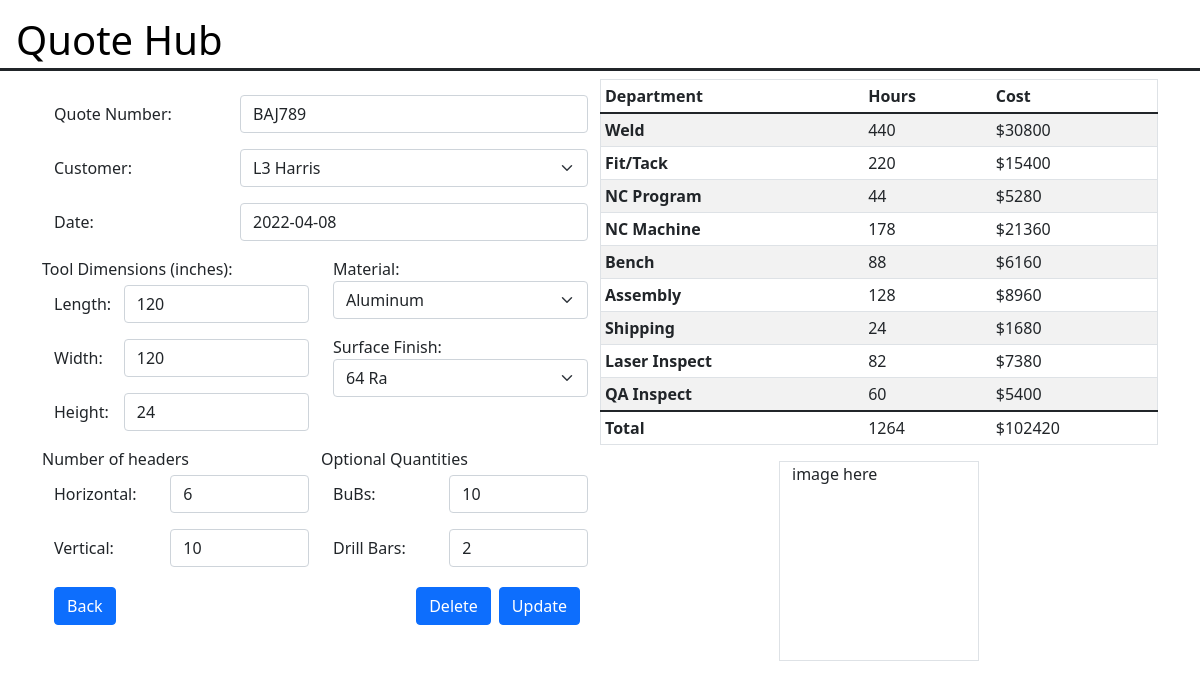
The page /quoteform/edit?id=2 on the database as committed earlier.
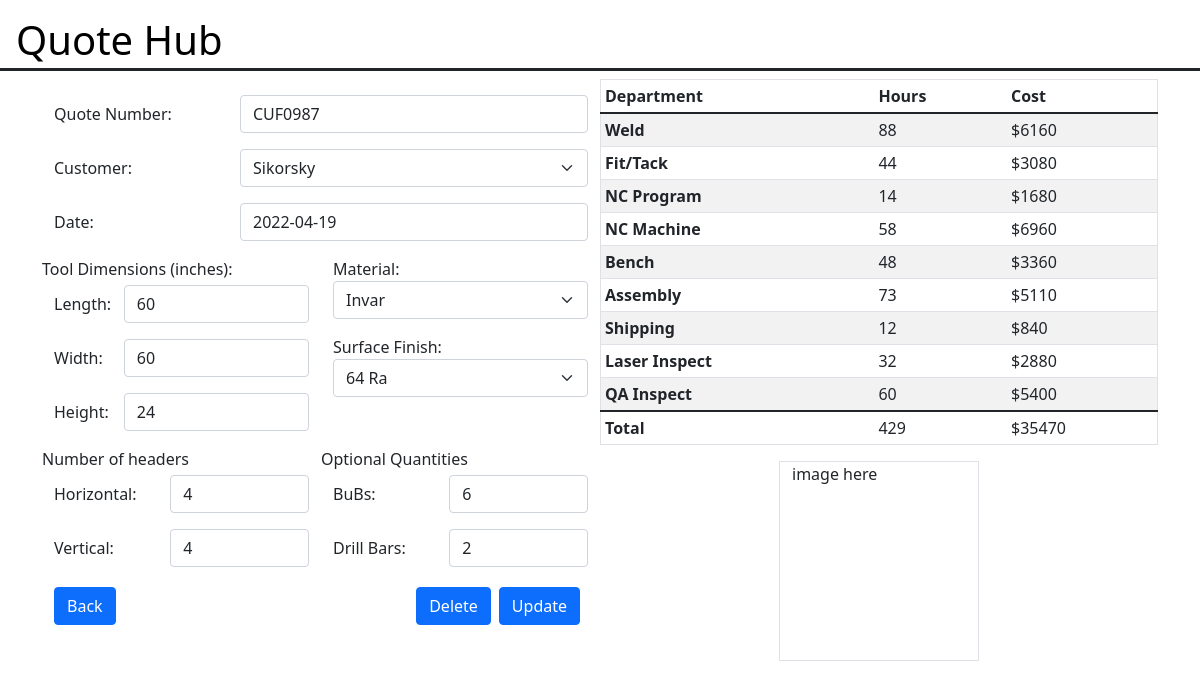
The same page on the database as committed later.
### quote_lm/models.py (models this page shows, shortened)
class QuoteLm(models.Model):
    NONE = ''
    BOEING_CANADA = 'Boeing Canada'
    BOEING_SEATTLE = 'Boeing Seattle'
    BOEING_STLOUIS = 'Boeing St.Louis'
    L3_HARRIS = 'L3 Harris'
    LOCKHEED = 'Lockheed Martin'
    NORTHROP = 'Northrop Grumman'
    SIKORSKY = 'Sikorsky'
    SPIRIT = 'Spirit'
    ALUMINUM = 'AL'
    STEEL = 'STL'
    INVAR = 'INV'
    THIRTYTWORA = '32RA'
    SIXTYFOURRA = '64RA'
    ONETWENTYFIVERA = '125RA'
    CUSTOMER = [
        (NONE, 'Name...'),
        (BOEING_CANADA, 'Boeing Canada'),
        (BOEING_SEATTLE, 'Boeing Seattle'),
        (BOEING_STLOUIS, 'Boeing St.Louis'),
        (L3_HARRIS, 'L3 Harris'),
        (LOCKHEED, 'Lockheed Martin'),
        (NORTHROP, 'Northrop Grumman'),
        (SIKORSKY, 'Sikorsky'),
        (SPIRIT, 'Spirit'),
    ]
    MATERIAL = [
        (NONE, 'Type...'),
        (ALUMINUM, 'Aluminum'),
        (STEEL, 'Steel'),
        (INVAR, 'Invar'),
    ]
    SURFACEFINISH = [
        (NONE, 'Type...'),
        (THIRTYTWORA, '32 Ra'),
        (SIXTYFOURRA, '64 Ra'),
        (ONETWENTYFIVERA, '125 Ra'),
    ]
    quote_id = models.CharField(
        max_length=30,
        default=NONE,
        unique=True
    )
    customer_id = models.CharField(
        max_length=30,
        choices=CUSTOMER,
        default=NONE
    )
    date = models.DateField(default=datetime.date.today())
    length = models.PositiveIntegerField(default=NONE)
    width = models.PositiveIntegerField(default=NONE)
    height = models.PositiveIntegerField(default=NONE)
    material = models.CharField(
        max_length=10,
        choices=MATERIAL,
        default=NONE
    )
    surface_finish = models.CharField(
        max_length=10,
        choices=SURFACEFINISH,
        default=NONE
    )
    h_headers = models.PositiveIntegerField(default=NONE)
    v_headers = models.PositiveIntegerField(default=NONE)
    bubs_num = models.PositiveIntegerField(default=NONE)
    drill_bar_num = models.PositiveIntegerField(default=NONE)

class CalcHour(models.Model):
    weld_hours = models.PositiveIntegerField(default='')
    fit_hours = models.PositiveIntegerField(default='')
    program_hours = models.PositiveIntegerField(default='')
    machine_hours = models.PositiveIntegerField(default='')
    bench_hours = models.PositiveIntegerField(default='')
    assembly_hours = models.PositiveIntegerField(default='')
    shipping_hours = models.PositiveIntegerField(default='')
    laser_hours = models.PositiveIntegerField(default='')
    inspect_hours = models.PositiveIntegerField(default='')
    total_hours = models.PositiveIntegerField(default='')
    quote_id = models.ForeignKey(QuoteLm, default=1, on_delete=models.SET_DEFAULT)

class CalcPrice(models.Model):
    weld_price = models.PositiveIntegerField(default='')
    fit_price = models.PositiveIntegerField(default='')
    program_price = models.PositiveIntegerField(default='')
    machine_price = models.PositiveIntegerField(default='')
    bench_price = models.PositiveIntegerField(default='')
    assembly_price = models.PositiveIntegerField(default='')
    shipping_price = models.PositiveIntegerField(default='')
    laser_price = models.PositiveIntegerField(default='')
    inspect_price = models.PositiveIntegerField(default='')
    total_price = models.PositiveIntegerField(default='')
    quote_id = models.ForeignKey(QuoteLm, default=1, on_delete=models.SET_DEFAULT)

### quote_lm/views.py (the view, shortened to what this page needs)
# urls.py: path('quoteform/edit', views.edit_quote, name='edit'),
def edit_quote(request):
    query = request.GET.get('id', False)                    # gets quote_lm.id value from card
    if request.method == 'GET':
        quote = QuoteLm.objects.get(id=query)
        form = QuoteForm(instance=quote)
        hours = CalcHour.objects.get(quote_id_id=query)
        price = CalcPrice.objects.get(quote_id_id=query)
        context = {'form': form, 'hours': hours, 'price': price}
        return render(request, 'updatequote.html', context)

### quote_lm/forms.py
class QuoteForm(ModelForm):
    def __init__(self, *args, **kwargs):
        super().__init__(*args, **kwargs)
        self.helper = FormHelper(self)
        self.helper.form_show_labels = False
        self.fields['customer_id'].widget.attrs.update({'class': 'form-select'})
        self.fields['material'].widget.attrs.update({'class': 'form-select'})
        self.fields['surface_finish'].widget.attrs.update({'class': 'form-select'})
    class Meta:
        model = QuoteLm
        fields = [
            'id',
            'quote_id',
            'customer_id',
            'date',
            'length',
            'width',
            'height',
            'material',
            'surface_finish',
            'h_headers',
            'v_headers',
            'bubs_num',
            'drill_bar_num',
        ]

### templates/updatequote.html (shortened to what the changed rows need)
{% extends 'base.html' %}
{% load crispy_forms_tags %}
{% block content %}
  <form method="POST">
  <div class="row">
        <div class="col">
            <div class="row mt-3 mb-3 d-flex align-items-center">
              <div class="col">
                {{ form.quote_id|as_crispy_field }}
              </div>
            </div>
            <div class="row mb-3 d-flex align-items-center">
              <div class="col">
                {{ form.customer_id|as_crispy_field }}
              </div>
            </div>
            <div class="row mb-3 d-flex align-items-center">
              <div class="col">
                {{ form.date|as_crispy_field }}
              </div>
            </div>
            <div class="row">
              <div class="col">
                <div class="row mb-3 d-flex align-items-center">
                  <div class="col">
                    {{ form.length|as_crispy_field }}
                  </div>
                </div>
                <div class="row mb-3 d-flex align-items-center">
                  <div class="col">
                    {{ form.width|as_crispy_field }}
                  </div>
                </div>
                <div class="row mb-3 d-flex align-items-center">
                  <div class="col">
                    {{ form.height|as_crispy_field }}
                  </div>
                </div>
              </div>
              <div class="col">
                <div class="row mb-3">
                  <div class="col">
                    {{ form.material|as_crispy_field }}
                  </div>
                </div>
                <div class="row mb-3">
                  <div class="col">
                   {{ form.surface_finish|as_crispy_field }}
                  </div>
                </div>
              </div>
            </div>
            <div class="row">
              <div class="col">
                <div class="row mb-3 d-flex align-items-center">
                  <div class="col">
                    {{ form.h_headers|as_crispy_field }}
                  </div>
                </div>
                <div class="row mb-3 d-flex align-items-center">
                  <div class="col">
                    {{ form.v_headers|as_crispy_field }}
                  </div>
                </div>
              </div>
              <div class="col">
                <div class="row mb-3 d-flex align-items-center">
                  <div class="col">
                    {{ form.bubs_num|as_crispy_field }}
                  </div>
                </div>
                <div class="row mb-3 d-flex align-items-center">
                  <div class="col">
                    {{ form.drill_bar_num|as_crispy_field }}
                  </div>
                </div>
              </div>
            </div>
        </div>
        <div class="col">
            <div class="row">
                <table class="table table-striped table table-sm border border-1">
                  <thead>
                    <tr>
                        <th scope="col">Department</th>
                        <th scope="col">Hours</th>
                        <th scope="col">Cost</th>
                    </tr>
                  </thead>
                  <tbody>
                    <tr>
                        <th scope="row">Weld</th>
                        <td>{{ hours.weld_hours }}</td>
                        <td>${{ price.weld_price }}</td>
                    </tr>
                    <tr>
                        <th scope="row">Fit/Tack</th>
                        <td>{{ hours.fit_hours }}</td>
                        <td>${{ price.fit_price }}</td>
                    </tr>
                    <tr>
                        <th scope="row">NC Program</th>
                        <td>{{ hours.program_hours }}</td>
                        <td>${{ price.program_price }}</td>
                    </tr>
                    <tr>
                        <th scope="row">NC Machine</th>
                        <td>{{ hours.machine_hours }}</td>
                        <td>${{ price.machine_price }}</td>
                    </tr>
                    <tr>
                        <th scope="row">Bench</th>
                        <td>{{ hours.bench_hours }}</td>
                        <td>${{ price.bench_price }}</td>
                    </tr>
                    <tr>
                        <th scope="row">Assembly</th>
                        <td>{{ hours.assembly_hours }}</td>
                        <td>${{ price.assembly_price }}</td>
                    </tr>
                    <tr>
                        <th scope="row">Shipping</th>
                        <td>{{ hours.shipping_hours }}</td>
                        <td>${{ price.shipping_price }}</td>
                    </tr>
                    <tr>
                        <th scope="row">Laser Inspect</th>
                        <td>{{ hours.laser_hours }}</td>
                        <td>${{ price.laser_price }}</td>
                    </tr>
                    <tr>
                        <th scope="row">QA Inspect</th>
                        <td>{{ hours.inspect_hours }}</td>
                        <td>${{ price.inspect_price }}</td>
                    </tr>
                  </tbody>
                  <tfoot>
                    <tr>
                        <th scope="row">Total</th>
                        <td>{{ hours.total_hours }}</td>
                        <td>${{ price.total_price }}</td>
                    </tr>
                  </tfoot>
                </table>
            </div>
        </div>
  </div>
  </form>
{% endblock %}

Rows that differ between the two databases and show on the page:
changed QuoteLm "64 Ra": quote_id "BAJ789" → "CUF0987"; customer_id "L3 Harris" → "Sikorsky"; date "2022-04-08" → "2022-04-19"; length "120" → "60"; width "120" → "60"; material "Aluminum" → "Invar"; h_headers "6" → "4"; v_headers "10" → "4"; bubs_num "10" → "6"
changed CalcHour: weld_hours "440" → "88"; fit_hours "220" → "44"; program_hours "44" → "14"; machine_hours "178" → "58"; bench_hours "88" → "48"; assembly_hours "128" → "73"; shipping_hours "24" → "12"; laser_hours "82" → "32"; total_hours "1264" → "429"
changed CalcPrice: weld_price "30800" → "6160"; fit_price "15400" → "3080"; program_price "5280" → "1680"; machine_price "21360" → "6960"; bench_price "6160" → "3360"; assembly_price "8960" → "5110"; shipping_price "1680" → "840"; laser_price "7380" → "2880"; total_price "102420" → "35470"
